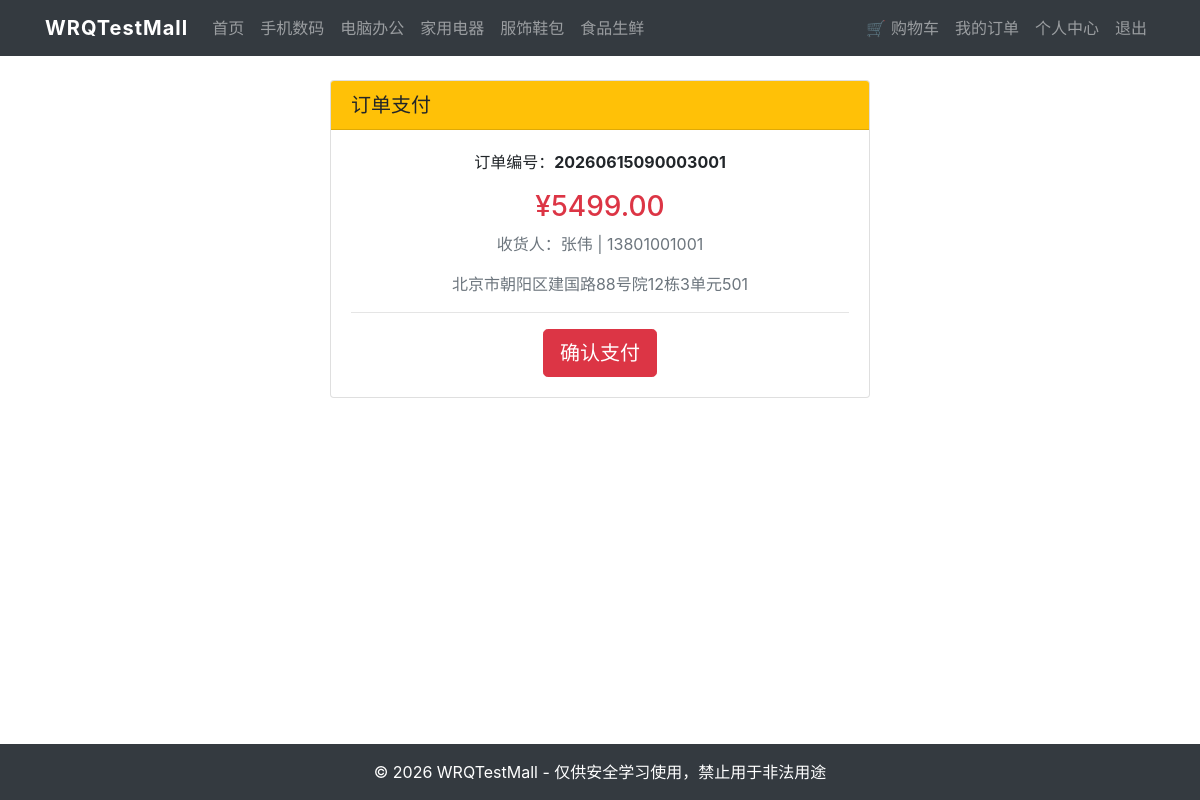
Screenshot of /index.php?action=order_pay&code=20260615090003001 (signed in) with the database file from the repository.
### tables this page shows
CREATE TABLE `category` (
  `id`        INT(11)      NOT NULL AUTO_INCREMENT,
  `name`      VARCHAR(50)  NOT NULL COMMENT '分类名称',
  `image_src` VARCHAR(255) DEFAULT NULL,
  PRIMARY KEY (`id`)
);

CREATE TABLE `product_order` (
  `id`             INT(11)       NOT NULL AUTO_INCREMENT,
  `order_code`     VARCHAR(30)   DEFAULT NULL COMMENT '订单编号',
  `address_detail` VARCHAR(255)  DEFAULT NULL,
  `post_code`      VARCHAR(10)   DEFAULT NULL,
  `receiver`       VARCHAR(50)   DEFAULT NULL COMMENT '收货人',
  `mobile`         VARCHAR(20)   DEFAULT NULL,
  `pay_date`       DATETIME      DEFAULT NULL,
  `delivery_date`  DATETIME      DEFAULT NULL,
  `confirm_date`   DATETIME      DEFAULT NULL,
  `status`         TINYINT(4)    DEFAULT 0 COMMENT '0待付 1待发 2待收 3完成 4关闭',
  `user_id`        INT(11)       DEFAULT NULL,
  `total_price`    DECIMAL(10,2) DEFAULT NULL,
  `create_time`    DATETIME      DEFAULT CURRENT_TIMESTAMP,
  PRIMARY KEY (`id`),
  UNIQUE KEY `uk_order_code` (`order_code`),
  KEY `idx_order_user` (`user_id`)
);

### includes/functions.php (called while the page is built, shortened)
<?php
function h($str) {
    return htmlspecialchars($str ?? '', ENT_QUOTES, 'UTF-8');
}
function get_categories() {
    $pdo = get_pdo();
    $stmt = $pdo->query("SELECT * FROM category ORDER BY id ASC");
    return $stmt->fetchAll();
}
function format_price($price) {
    return number_format((float)$price, 2, '.', '');
}
function base_url() {
    return SITE_URL;
}

### includes/auth.php (called while the page is built, shortened)
<?php
function is_user_logged_in() {
    return isset($_SESSION['user_id']);
}

### pages/order_pay.php (the view, shortened to what this page needs)
<?php
$code = $_GET['code'] ?? '';
$pdo = get_pdo();
$userId = get_current_user_id();
$stmt = $pdo->prepare("SELECT * FROM product_order WHERE order_code = ? AND user_id = ?");
$stmt->execute([$code, $userId]);
$order = $stmt->fetch();
include __DIR__ . '/../includes/header.php';
?>
<?php if (!$order): ?>
    <div class="alert alert-danger">订单不存在</div>
<?php else: ?>
<div class="row justify-content-center">
    <div class="col-md-6">
        <div class="card">
            <div class="card-header bg-warning"><h5 class="mb-0">订单支付</h5></div>
            <div class="card-body text-center">
                <p>订单编号：<strong><?= h($order['order_code']) ?></strong></p>
                <h3 class="text-danger">¥<?= format_price($order['total_price']) ?></h3>
                <p class="text-muted">收货人：<?= h($order['receiver']) ?> | <?= h($order['mobile']) ?></p>
                <p class="text-muted"><?= h($order['address_detail']) ?></p>
                <hr>
                <?php if ($order['status'] == 0): ?>
                <button class="btn btn-danger btn-lg" id="btnPay" data-code="<?= h($order['order_code']) ?>">确认支付</button>
                <?php else: ?>
                <div class="alert alert-success">订单已支付</div>
                <?php endif; ?>
            </div>
        </div>
    </div>
</div>
<?php endif; ?>
<?php include __DIR__ . '/../includes/footer.php'; ?>

### includes/header.php (shortened to what this page needs)
<!DOCTYPE html>
<html lang="zh-CN">
<head>
    <link rel="stylesheet" href="https://cdn.jsdelivr.net/npm/bootstrap@4.6.2/dist/css/bootstrap.min.css">
    <link rel="stylesheet" href="<?= base_url() ?>/assets/css/style.css">
</head>
<body>
<nav class="navbar navbar-expand-lg navbar-dark bg-dark">
    <div class="container">
        <a class="navbar-brand" href="<?= base_url() ?>/index.php">WRQTestMall</a>
        <div class="collapse navbar-collapse" id="navbarNav">
            <ul class="navbar-nav mr-auto">
                <li class="nav-item"><a class="nav-link" href="<?= base_url() ?>/index.php">首页</a></li>
                <?php $cats = get_categories(); foreach ($cats as $cat): ?>
                <li class="nav-item">
                    <a class="nav-link" href="<?= base_url() ?>/index.php?action=products&cid=<?= $cat['id'] ?>"><?= h($cat['name']) ?></a>
                </li>
                <?php endforeach; ?>
            </ul>
            <ul class="navbar-nav">
                <?php if (is_user_logged_in()): ?>
                <li class="nav-item"><a class="nav-link" href="<?= base_url() ?>/index.php?action=cart">🛒 购物车</a></li>
                <li class="nav-item"><a class="nav-link" href="<?= base_url() ?>/index.php?action=orders">我的订单</a></li>
                <li class="nav-item"><a class="nav-link" href="<?= base_url() ?>/index.php?action=user_center">个人中心</a></li>
                <li class="nav-item"><a class="nav-link" href="<?= base_url() ?>/index.php?action=logout">退出</a></li>
                <?php else: ?>
                <li class="nav-item"><a class="nav-link" href="<?= base_url() ?>/index.php?action=login">登录</a></li>
                <li class="nav-item"><a class="nav-link" href="<?= base_url() ?>/index.php?action=register">注册</a></li>
                <?php endif; ?>
            </ul>
        </div>
    </div>
</nav>
<div class="container mt-4">

### assets/css/style.css (style rules this page uses)
body { min-height: 100vh; display: flex; flex-direction: column; }
.container.mt-4 { flex: 1; }
.navbar-brand { font-weight: bold; letter-spacing: 1px; }

### rows the page displays
category: name "手机数码"
category: name "电脑办公"
category: name "家用电器"
category: name "服饰鞋包"
category: name "食品生鲜"
product_order: order_code "20260615090003001", total_price "5499.00", receiver "张伟", mobile "13801001001", address_detail "北京市朝阳区建国路88号院12栋3单元501"
